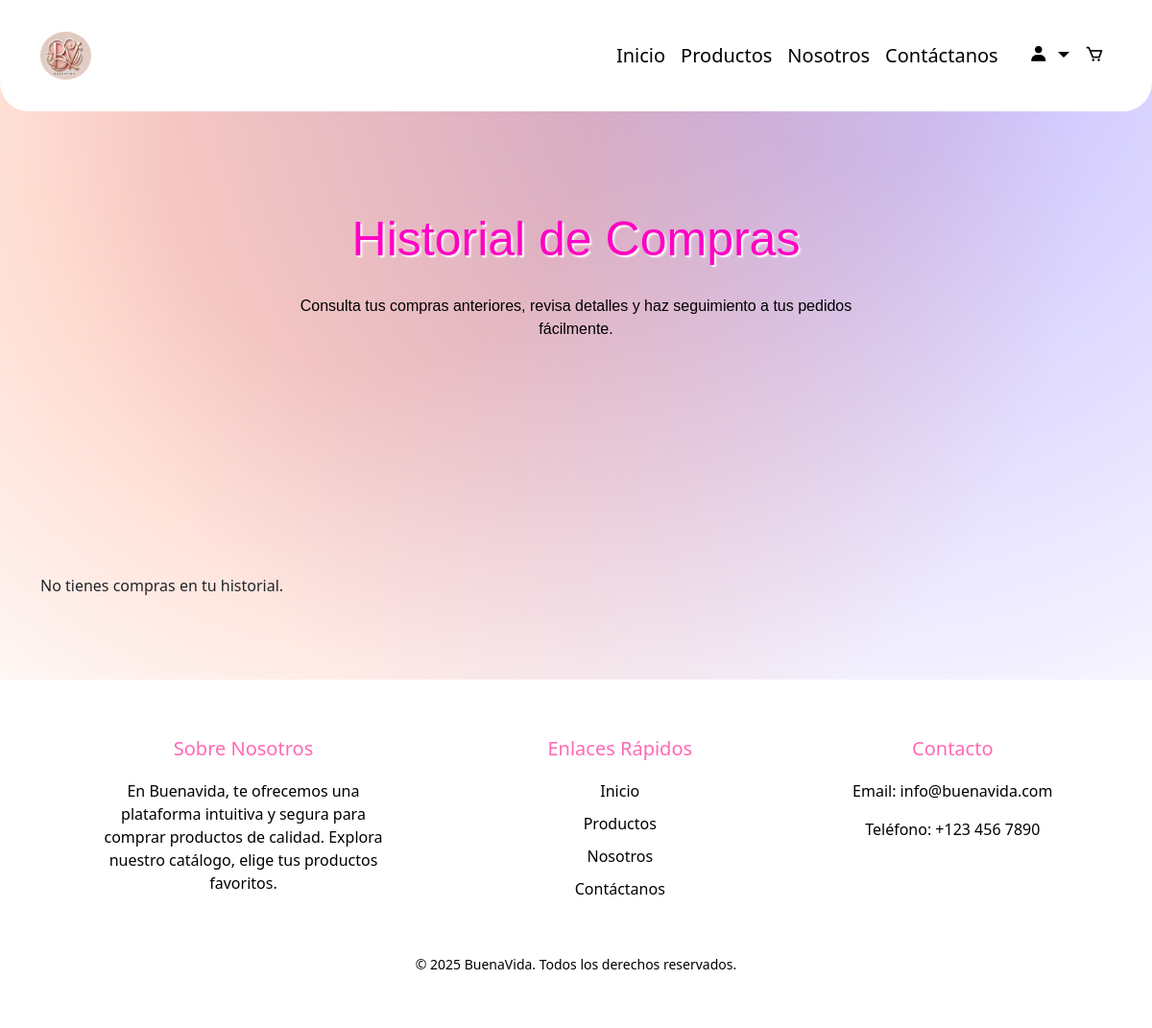
The app's page /historial/ (signed in), older data.
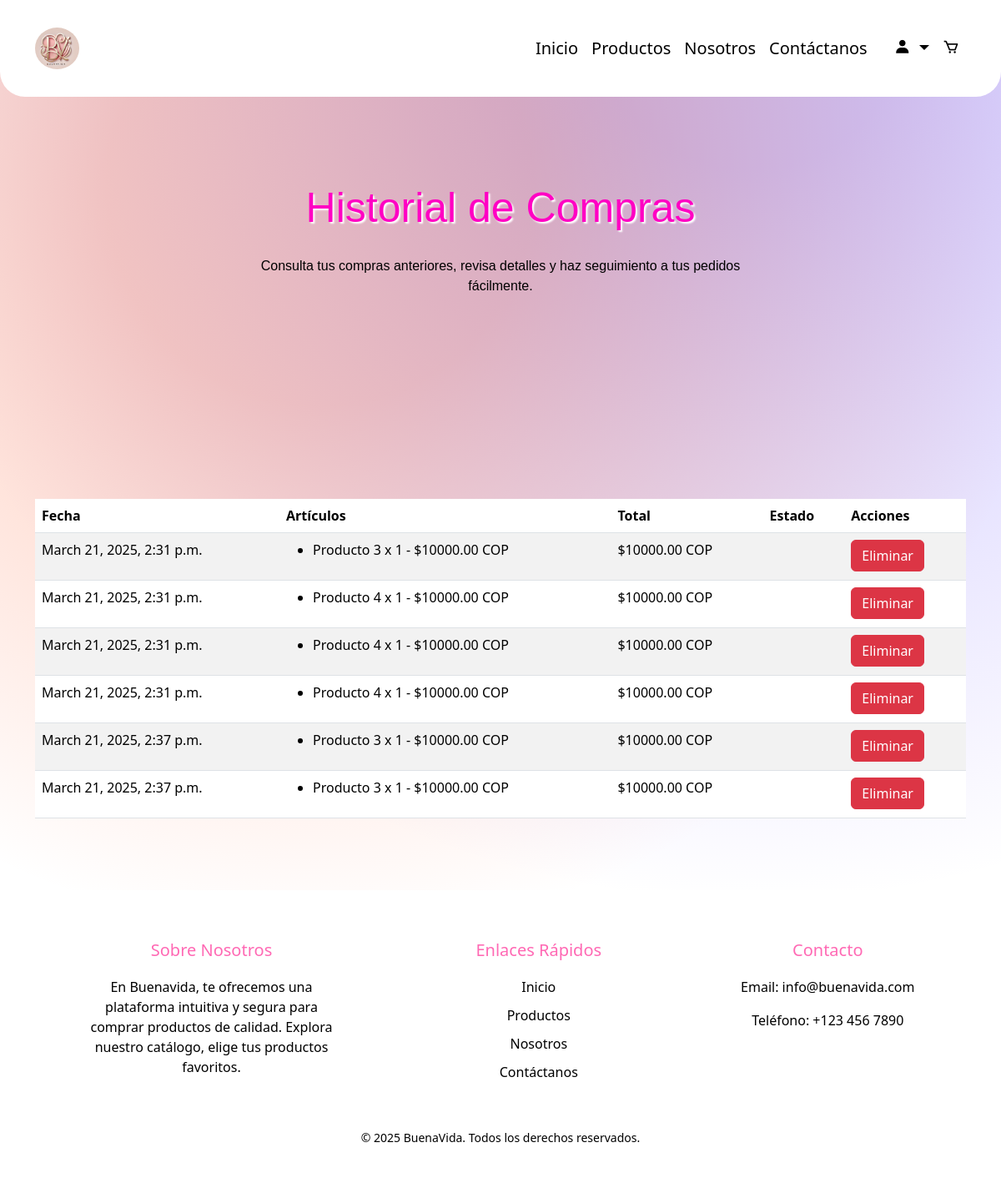
The same page, newer data.
### web/models.py (models this page shows, shortened)
class Purchase(models.Model):
    user = models.ForeignKey(User, on_delete=models.CASCADE)
    date = models.DateTimeField(auto_now_add=True)
    total = models.DecimalField(max_digits=10, decimal_places=2)

class PurchaseItem(models.Model):
    purchase = models.ForeignKey(Purchase, related_name='items', on_delete=models.CASCADE)
    name = models.CharField(max_length=255)
    quantity = models.PositiveIntegerField()
    total_price = models.DecimalField(max_digits=10, decimal_places=2)

### web/views.py (the view)
# urls.py: path('historial/', views.historial_view, name='historial'),
@login_required
def historial_view(request):
    purchase_history = Purchase.objects.filter(user=request.user)
    return render(request, 'historial.html', {'purchase_history': purchase_history})

### web/templates/historial.html (shortened to what this page needs)
{% load static %}
<!DOCTYPE html>
<html lang="es">
<head>
    <link rel="stylesheet" href="{% static 'historial.css' %}">
    <link rel="stylesheet" href="{% static 'productos.css' %}">
    <link rel="stylesheet" href="https://cdn.jsdelivr.net/npm/bootstrap@5.3.2/dist/css/bootstrap.min.css">
    <link href='https://unpkg.com/boxicons@2.1.4/css/boxicons.min.css' rel='stylesheet'>
</head>
<body>
    <nav class="navbar navbar-expand-lg fixed-top">
        <div class="container">
            <a class="navbar-brand" href="{% url 'homes' %}">
                <img src="{% static 'img/logotipo.png' %}" alt="BuenaVida Logo" style="height: 50px; border-radius: 50%;">
            </a>
            <div class="collapse navbar-collapse" id="navbarNav">
                <ul class="navbar-nav ms-auto">
                    {% if user.is_authenticated %}
                        <li class="nav-item"><a class="nav-link" href="{% url 'homes' %}">Inicio</a></li>
                        <li class="nav-item"><a class="nav-link" href="{% url 'productos' %}">Productos</a></li>
                        <li class="nav-item"><a class="nav-link" href="{% url 'nosotros' %}">Nosotros</a></li>
                        <li class="nav-item"><a class="nav-link" href="{% url 'contacto' %}">Contáctanos</a></li>
                        <li class="nav-item"><a class="nav-link" href="{% url 'perfil' %}"></a></li>
                        <li class="nav-item dropdown">
                            <a class="nav-link dropdown-toggle" href="#" id="perfilDropdown" role="button" data-bs-toggle="dropdown" aria-expanded="false">
                                <i class='bx bxs-user'></i>
                            </a>
                        </li>
                        <li class="nav-item">
                            <a class="nav-link" href="{% url 'carrito' %}">
                                <i class='bx bx-cart'></i>
                            </a>
                        </li>
                    {% else %}
                        <li class="nav-item"><a class="nav-link" href="{% url 'login' %}">Iniciar Sesión</a></li>
                        <li class="nav-item"><a class="nav-link" href="{% url 'registrar' %}">Registrarse</a></li>
                    {% endif %}
                </ul>
            </div>
        </div>
    </nav>
    <div class="fondo">
        <div class="titulo">
            <h1>Historial de Compras</h1>
            <p>
                Consulta tus compras anteriores, revisa detalles y haz seguimiento a tus pedidos fácilmente.
            </p>
        </div>
    </div>
<div class="h">
    <div class="container mt-5">
        {% if purchase_history %}
            <table class="table table-striped">
                <thead>
                    <tr>
                        <th>Fecha</th>
                        <th>Artículos</th>
                        <th>Total</th>
                        <th>Estado</th>
                        <th>Acciones</th>
                    </tr>
                </thead>
                <tbody>
                    {% for purchase in purchase_history %}
                        <tr>
                            <td>{{ purchase.date }}</td>
                            <td>
                                <ul>
                                    {% for item in purchase.items.all %}
                                        <li>{{ item.name }} x {{ item.quantity }} - ${{ item.total_price }} COP</li>
                                    {% endfor %}
                                </ul>
                            </td>
                            <td>${{ purchase.total }} COP</td>
                            <td>
                            </td>
                            <td>
                                <form method="post" action="{% url 'eliminar_compra' purchase.id %}">
                                    <button type="submit" class="btn btn-danger">Eliminar</button>
                                </form>
                            </td>
                        </tr>
                    {% endfor %}
                </tbody>
            </table>
        {% else %}
            <p>No tienes compras en tu historial.</p>
        {% endif %}
    </div>
</div>
    <footer class="footer">
        <div class="footer-container">
            <div class="footer-column">
                <h3>Sobre Nosotros</h3>
                <p>En Buenavida, te ofrecemos una plataforma intuitiva y segura para comprar productos de calidad. Explora nuestro catálogo, elige tus productos favoritos.</p>
            </div>
            <div class="footer-column">
                <h3>Enlaces Rápidos</h3>
                <ul>
                    <li><a href="{% url 'homes' %}">Inicio</a></li>
                    <li><a href="{% url 'productos' %}">Productos</a></li>
                    <li><a href="{% url 'nosotros' %}">Nosotros</a></li>
                    <li><a href="{% url 'contacto' %}">Contáctanos</a></li>
                </ul>
            </div>
            <div class="footer-column">
                <h3>Contacto</h3>
                <p>Email: info@buenavida.com</p>
                <p>Teléfono: +123 456 7890</p>
            </div>
        </div>
        <div class="footer-bottom">
            <p>&copy; 2025 BuenaVida. Todos los derechos reservados.</p>
        </div>
    </footer>
</body>
</html>

### web/static/historial.css (style rules this page uses)
* { box-sizing: border-box; margin: 0; padding: 0; }
body { background-color: #5f4949; color: #333333; margin-top: 80px; background-size: cover; background-attachment: scroll; }
.navbar { background-color: #ffffff !important; }
.navbar-brand { font-family: 'Playfair Display', serif; font-size: 24px; font-weight: bold; }
.navbar-nav .nav-link { font-size: 20px; color: #000000 !important; transition: color 0.3s ease-in-out; }
.footer { background-color: #ffffff; color: rgb(0, 0, 0); padding: 40px 20px; text-align: center; }
.footer-container { display: flex; justify-content: space-around; flex-wrap: wrap; }
.footer-column { max-width: 300px; margin: 20px; }
.footer-column h3 { font-size: 20px; margin-bottom: 20px; color: hotpink; }
.footer-column p, .footer-column ul, .footer-column li { font-size: 16px; color: #000000; }
.footer-column ul { list-style: none; padding: 0; }
.footer-column li { margin-bottom: 10px; }
.footer-column a { color: #000000; text-decoration: none; }
.footer-bottom { margin-top: 20px; font-size: 14px; color: #000000; }

### web/static/productos.css (style rules this page uses)
* { box-sizing: border-box; margin: 0; padding: 0; }
body { background-color: hsla(0, 0%, 100%, 1); background-image: radial-gradient(circle at 32% 16%, hsla(14.000000000000004, 100%, 64%, 0.33) 17.647148063137625%, transparent 61.5109675345299%), radial-gradient(circle at 75% 1%, hsla(247.99999999999997, 100%, 63%, 0.3) 11.26645584295136%, transparent 63.69587993071477%); background-blend-mode: multiply, multiply; font-family: 'Poppins', sans-serif; color: #333333; margin-top: 80px; background-size: cover; background-attachment: scroll; }
.navbar { border-radius: 0 0 30px 30px; background-color: #ffffff !important; }
.navbar-brand { font-family: 'Playfair Display', serif; font-size: 24px; font-weight: bold; }
.navbar-nav .nav-link { font-size: 20px; color: #000000 !important; transition: color 0.3s ease-in-out; }
.titulo { display: flex; justify-content: center; flex-direction: column; align-items: center; height: 60vh; }
.fondo { margin-top: 50px; }
.titulo h1 { margin-top: 50px; font-family:'Franklin Gothic Medium', 'Arial Narrow', Arial, sans-serif; text-shadow: 2px 2px 2px rgb(255, 255, 255) ; color: rgb(255, 0, 195); font-size: 50px; }
.titulo p { font-family:Verdana, Geneva, Tahoma, sans-serif; color: rgb(0, 0, 0); margin-top: 20px; width: 54%; text-align: center; }
.fondo { height: 50vh; }
.container { display: grid; grid-template-columns: repeat(auto-fit, minmax(200px, 1fr)); gap: 20px; padding: 20px; max-width: 1200px; margin: 0 auto; }
.footer { margin-top: 50px; background-color: #ffffff; color: rgb(0, 0, 0); padding: 40px 20px; text-align: center; }
.footer-container { display: flex; justify-content: space-around; flex-wrap: wrap; }
.footer-column { max-width: 300px; margin: 20px; }
.footer-column h3 { font-size: 20px; margin-bottom: 20px; color: hotpink; }
.footer-column p, .footer-column ul, .footer-column li { font-size: 16px; color: #000000; }
.footer-column ul { list-style: none; padding: 0; }
.footer-column li { margin-bottom: 10px; }
.footer-column a { color: #000000; text-decoration: none; }
.footer-bottom { margin-top: 20px; font-size: 14px; color: #000000; }

### web/templates/historial.html (style rules this page uses)
.h { margin-top: 100px; display: flex; flex-direction: column; }
.fondo { margin-top: 30px; }

Row changes from the older to the newer data that the page shows:
added Purchase: date "March 21, 2025, 2:31 p.m.", total "10000.00"
added PurchaseItem: name "Producto 3", quantity "1", total_price "10000.00", shown under "March 21, 2025, 2:31 p.m."
added Purchase: date "March 21, 2025, 2:31 p.m.", total "10000.00"
added PurchaseItem: name "Producto 4", quantity "1", total_price "10000.00", shown under "March 21, 2025, 2:31 p.m."
added Purchase: date "March 21, 2025, 2:31 p.m.", total "10000.00"
added PurchaseItem: name "Producto 4", quantity "1", total_price "10000.00", shown under "March 21, 2025, 2:31 p.m."
added Purchase: date "March 21, 2025, 2:31 p.m.", total "10000.00"
added PurchaseItem: name "Producto 4", quantity "1", total_price "10000.00", shown under "March 21, 2025, 2:31 p.m."
added Purchase: date "March 21, 2025, 2:37 p.m.", total "10000.00"
added PurchaseItem: name "Producto 3", quantity "1", total_price "10000.00", shown under "March 21, 2025, 2:37 p.m."
added Purchase: date "March 21, 2025, 2:37 p.m.", total "10000.00"
added PurchaseItem: name "Producto 3", quantity "1", total_price "10000.00", shown under "March 21, 2025, 2:37 p.m."
Text that changed along with them:
text no longer shown: "No tienes compras en tu historial."
text now shown: "Fecha Artículos Total Estado Acciones"
